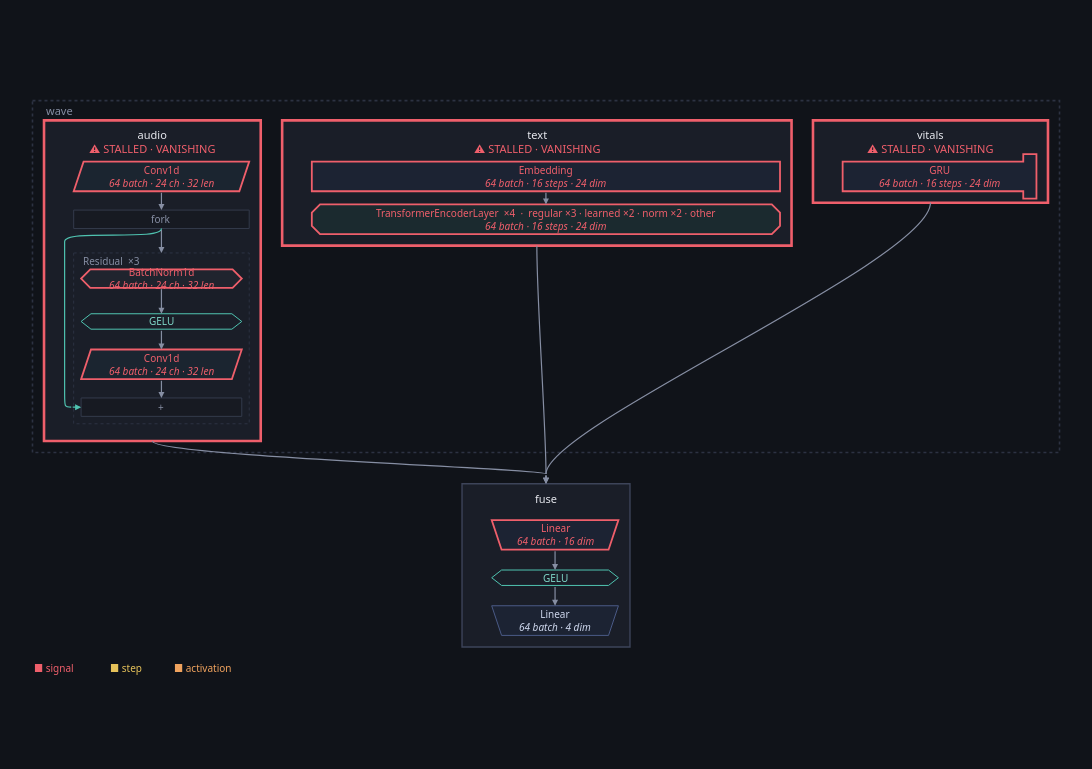

The code cell stored with this chart in its notebook:
### Markdown cell above
Not one flag: a wreck, and in several places at once. **Where** is the
question a graph of four nodes actually raises, and the graph answers it:

### Code cell
overlaid(hot, store, run="2-problem", inside=architecture(hot, ONE))

### Figure 1 — Plotly figure (JSON) as saved in the notebook; plotly's stock layout.template omitted (floating-point values rounded to 4 significant figures)
{"data": [{"hoverinfo": "text", "hovertext": ["<b>audio</b><br>class: Audio<br>device: cpu<br><br><b>VANISHING</b><br><b>STALLED</b>", "<b>text</b><br>class: Text<br>device: cpu<br><br><b>VANISHING</b><br><b>STALLED</b>", "<b>vitals</b><br>class: Vitals<br>device: cpu<br><br><b>VANISHING</b><br><b>STALLED</b>", "<b>fuse</b><br>class: Fuse<br>device: cpu"], "marker": {"opacity": 0, "size": 1}, "mode": "markers", "showlegend": false, "type": "scatter", "x": [145.5, 612.1, 1090.0, 623.2], "y": [218.5, 100.0, 74.0, 564.0]}], "layout": {"annotations": [{"align": "left", "font": {"color": "#868ea3", "family": "system-ui, -apple-system, Segoe UI, Roboto, sans-serif", "size": 11}, "showarrow": false, "text": "wave", "x": 14.0, "xanchor": "left", "y": 12.0, "yanchor": "middle"}, {"align": "center", "font": {"color": "#e7e9ef", "family": "system-ui, -apple-system, Segoe UI, Roboto, sans-serif", "size": 11}, "showarrow": false, "text": "audio<br><span style='color:#ef5f6b'>⚠ STALLED · VANISHING</span>", "x": 145.5, "xanchor": "center", "y": 49.0, "yanchor": "middle"}, {"align": "center", "font": {"color": "#ef5f6b", "family": "system-ui, -apple-system, Segoe UI, Roboto, sans-serif", "size": 10}, "showarrow": false, "text": "Conv1d<br><i>64 batch · 24 ch · 32 len</i>", "x": 156.5, "xanchor": "center", "y": 92.0, "yanchor": "middle"}, {"align": "center", "font": {"color": "#868ea3", "family": "system-ui, -apple-system, Segoe UI, Roboto, sans-serif", "size": 10}, "showarrow": false, "text": "fork", "x": 156.5, "xanchor": "center", "y": 144.0, "yanchor": "middle"}, {"align": "center", "font": {"color": "#ef5f6b", "family": "system-ui, -apple-system, Segoe UI, Roboto, sans-serif", "size": 10}, "showarrow": false, "text": "BatchNorm1d<br><i>64 batch · 24 ch · 32 len</i>", "x": 156.5, "xanchor": "center", "y": 216.0, "yanchor": "middle"}, {"align": "center", "font": {"color": "#7fd8c9", "family": "system-ui, -apple-system, Segoe UI, Roboto, sans-serif", "size": 10}, "showarrow": false, "text": "GELU", "x": 156.5, "xanchor": "center", "y": 268.0, "yanchor": "middle"}, {"align": "center", "font": {"color": "#ef5f6b", "family": "system-ui, -apple-system, Segoe UI, Roboto, sans-serif", "size": 10}, "showarrow": false, "text": "Conv1d<br><i>64 batch · 24 ch · 32 len</i>", "x": 156.5, "xanchor": "center", "y": 320.0, "yanchor": "middle"}, {"align": "center", "font": {"color": "#868ea3", "family": "system-ui, -apple-system, Segoe UI, Roboto, sans-serif", "size": 10}, "showarrow": false, "text": "+", "x": 156.5, "xanchor": "center", "y": 372.0, "yanchor": "middle"}, {"align": "left", "font": {"color": "#868ea3", "family": "system-ui, -apple-system, Segoe UI, Roboto, sans-serif", "size": 10}, "showarrow": false, "text": "Residual  ×3", "x": 59.0, "xanchor": "left", "y": 194.8, "yanchor": "middle"}, {"align": "center", "font": {"color": "#e7e9ef", "family": "system-ui, -apple-system, Segoe UI, Roboto, sans-serif", "size": 11}, "showarrow": false, "text": "text<br><span style='color:#ef5f6b'>⚠ STALLED · VANISHING</span>", "x": 612.1, "xanchor": "center", "y": 49.0, "yanchor": "middle"}, {"align": "center", "font": {"color": "#ef5f6b", "family": "system-ui, -apple-system, Segoe UI, Roboto, sans-serif", "size": 10}, "showarrow": false, "text": "Embedding<br><i>64 batch · 16 steps · 24 dim</i>", "x": 623.1, "xanchor": "center", "y": 92.0, "yanchor": "middle"}, {"align": "center", "font": {"color": "#ef5f6b", "family": "system-ui, -apple-system, Segoe UI, Roboto, sans-serif", "size": 10}, "showarrow": false, "text": "TransformerEncoderLayer  ×4  ·  regular ×3 · learned ×2 · norm ×2 · other<br><i>64 batch · 16 steps · 24 dim</i>", "x": 623.1, "xanchor": "center", "y": 144.0, "yanchor": "middle"}, {"align": "center", "font": {"color": "#e7e9ef", "family": "system-ui, -apple-system, Segoe UI, Roboto, sans-serif", "size": 11}, "showarrow": false, "text": "vitals<br><span style='color:#ef5f6b'>⚠ STALLED · VANISHING</span>", "x": 1090.0, "xanchor": "center", "y": 49.0, "yanchor": "middle"}, {"align": "center", "font": {"color": "#ef5f6b", "family": "system-ui, -apple-system, Segoe UI, Roboto, sans-serif", "size": 10}, "showarrow": false, "text": "GRU<br><i>64 batch · 16 steps · 24 dim</i>", "x": 1101.0, "xanchor": "center", "y": 92.0, "yanchor": "middle"}, {"align": "center", "font": {"color": "#e7e9ef", "family": "system-ui, -apple-system, Segoe UI, Roboto, sans-serif", "size": 11}, "showarrow": false, "text": "fuse", "x": 623.2, "xanchor": "center", "y": 482.5, "yanchor": "middle"}, {"align": "center", "font": {"color": "#ef5f6b", "family": "system-ui, -apple-system, Segoe UI, Roboto, sans-serif", "size": 10}, "showarrow": false, "text": "Linear<br><i>64 batch · 16 dim</i>", "x": 634.2, "xanchor": "center", "y": 527.0, "yanchor": "middle"}, {"align": "center", "font": {"color": "#7fd8c9", "family": "system-ui, -apple-system, Segoe UI, Roboto, sans-serif", "size": 10}, "showarrow": false, "text": "GELU", "x": 634.2, "xanchor": "center", "y": 579.0, "yanchor": "middle"}, {"align": "center", "font": {"color": "#cfd8ee", "family": "system-ui, -apple-system, Segoe UI, Roboto, sans-serif", "size": 10}, "showarrow": false, "text": "Linear<br><i>64 batch · 4 dim</i>", "x": 634.2, "xanchor": "center", "y": 631.0, "yanchor": "middle"}, {"arrowcolor": "#868ea3", "arrowhead": 2, "arrowsize": 1, "arrowwidth": 1.2, "ax": 156.5, "axref": "x", "ay": 155.2, "ayref": "y", "showarrow": true, "text": "", "x": 156.5, "xref": "x", "y": 184.8, "yref": "y"}, {"arrowcolor": "#868ea3", "arrowhead": 2, "arrowsize": 1, "arrowwidth": 1.2, "ax": 156.5, "axref": "x", "ay": 227.2, "ayref": "y", "showarrow": true, "text": "", "x": 156.5, "xref": "x", "y": 258.6, "yref": "y"}, {"arrowcolor": "#868ea3", "arrowhead": 2, "arrowsize": 1, "arrowwidth": 1.2, "ax": 156.5, "axref": "x", "ay": 277.4, "ayref": "y", "showarrow": true, "text": "", "x": 156.5, "xref": "x", "y": 302.0, "yref": "y"}, {"arrowcolor": "#4fc3b0", "arrowhead": 2, "arrowsize": 1, "arrowwidth": 1.2, "ax": 47.0, "axref": "x", "ay": 372.0, "ayref": "y", "showarrow": true, "text": "", "x": 59.0, "xref": "x", "y": 372.0, "yref": "y"}, {"arrowcolor": "#868ea3", "arrowhead": 2, "arrowsize": 1, "arrowwidth": 1.2, "ax": 156.5, "axref": "x", "ay": 338.0, "ayref": "y", "showarrow": true, "text": "", "x": 156.5, "xref": "x", "y": 360.8, "yref": "y"}, {"arrowcolor": "#868ea3", "arrowhead": 2, "arrowsize": 1, "arrowwidth": 1.2, "ax": 156.5, "axref": "x", "ay": 110.0, "ayref": "y", "showarrow": true, "text": "", "x": 156.5, "xref": "x", "y": 132.8, "yref": "y"}, {"arrowcolor": "#868ea3", "arrowhead": 2, "arrowsize": 1, "arrowwidth": 1.2, "ax": 623.1, "axref": "x", "ay": 110.0, "ayref": "y", "showarrow": true, "text": "", "x": 623.1, "xref": "x", "y": 126.0, "yref": "y"}, {"arrowcolor": "#868ea3", "arrowhead": 2, "arrowsize": 1, "arrowwidth": 1.2, "ax": 634.2, "axref": "x", "ay": 545.0, "ayref": "y", "showarrow": true, "text": "", "x": 634.2, "xref": "x", "y": 569.6, "yref": "y"}, {"arrowcolor": "#868ea3", "arrowhead": 2, "arrowsize": 1, "arrowwidth": 1.2, "ax": 634.2, "axref": "x", "ay": 588.4, "ayref": "y", "showarrow": true, "text": "", "x": 634.2, "xref": "x", "y": 613.0, "yref": "y"}, {"arrowcolor": "#868ea3", "arrowhead": 2, "arrowsize": 1, "arrowwidth": 1.2, "ax": 623.2, "axref": "x", "ay": 453.0, "ayref": "y", "showarrow": true, "text": "", "x": 623.2, "xref": "x", "y": 465.0, "yref": "y"}, {"arrowcolor": "#868ea3", "arrowhead": 2, "arrowsize": 1, "arrowwidth": 1.2, "ax": 623.2, "axref": "x", "ay": 453.0, "ayref": "y", "showarrow": true, "text": "", "x": 623.2, "xref": "x", "y": 465.0, "yref": "y"}, {"arrowcolor": "#868ea3", "arrowhead": 2, "arrowsize": 1, "arrowwidth": 1.2, "ax": 623.2, "axref": "x", "ay": 453.0, "ayref": "y", "showarrow": true, "text": "", "x": 623.2, "xref": "x", "y": 465.0, "yref": "y"}, {"align": "left", "font": {"color": "#ef5f6b", "family": "system-ui, -apple-system, Segoe UI, Roboto, sans-serif", "size": 10}, "showarrow": false, "text": "■ signal", "x": 0.0, "xanchor": "left", "y": 689.0, "yanchor": "middle"}, {"align": "left", "font": {"color": "#e6c25a", "family": "system-ui, -apple-system, Segoe UI, Roboto, sans-serif", "size": 10}, "showarrow": false, "text": "■ step", "x": 92.0, "xanchor": "left", "y": 689.0, "yanchor": "middle"}, {"align": "left", "font": {"color": "#f0a35e", "family": "system-ui, -apple-system, Segoe UI, Roboto, sans-serif", "size": 10}, "showarrow": false, "text": "■ activation", "x": 169.2, "xanchor": "left", "y": 689.0, "yanchor": "middle"}], "font": {"color": "#e7e9ef", "family": "system-ui, -apple-system, Segoe UI, Roboto, sans-serif", "size": 12}, "height": 769.0, "hoverlabel": {"align": "left", "bgcolor": "#1a1e28", "bordercolor": "#2c3242", "font": {"color": "#e7e9ef", "family": "system-ui, -apple-system, Segoe UI, Roboto, sans-serif"}}, "legend": {"bgcolor": "rgba(0,0,0,0)", "font": {"color": "#868ea3"}, "orientation": "h", "x": 1, "xanchor": "right", "y": 1.02, "yanchor": "bottom"}, "margin": {"b": 16, "l": 16, "r": 16, "t": 16}, "paper_bgcolor": "#101319", "plot_bgcolor": "#101319", "shapes": [{"fillcolor": "rgba(0,0,0,0)", "layer": "below", "line": {"color": "#2c3242", "dash": "dot", "width": 1.6}, "type": "rect", "x0": 0.0, "x1": 1246.0, "y0": 0.0, "y1": 427.0}, {"fillcolor": "#1a1e28", "layer": "below", "line": {"color": "#ef5f6b", "width": 2.6}, "type": "rect", "x0": 14.0, "x1": 277.0, "y0": 24.0, "y1": 413.0}, {"fillcolor": "#1b2530", "layer": "below", "line": {"color": "#ef5f6b", "width": 1.8}, "path": "M 62.0,74.0 L 263.0,74.0 L 251.0,110.0 L 50.0,110.0 Z", "type": "path", "xref": "x", "yref": "y"}, {"fillcolor": "#171a22", "layer": "below", "line": {"color": "#333a4b", "width": 1.0}, "path": "M 50.0,132.84 L 263.0,132.84 L 263.0,155.16 L 50.0,155.16 Z", "type": "path", "xref": "x", "yref": "y"}, {"fillcolor": "#20242e", "layer": "below", "line": {"color": "#ef5f6b", "width": 1.8}, "path": "M 70.16,204.84 L 242.84,204.84 L 254.0,216.0 L 242.84,227.16 L 70.16,227.16 L 59.0,216.0 Z", "type": "path", "xref": "x", "yref": "y"}, {"fillcolor": "rgba(0,0,0,0)", "layer": "below", "line": {"color": "#4fc3b0", "width": 1.0}, "path": "M 59.0,268.0 L 71.0,258.64 L 242.0,258.64 L 254.0,268.0 L 242.0,277.36 L 71.0,277.36 Z", "type": "path", "xref": "x", "yref": "y"}, {"fillcolor": "#1b2530", "layer": "below", "line": {"color": "#ef5f6b", "width": 1.8}, "path": "M 71.0,302.0 L 254.0,302.0 L 242.0,338.0 L 59.0,338.0 Z", "type": "path", "xref": "x", "yref": "y"}, {"fillcolor": "#171a22", "layer": "below", "line": {"color": "#333a4b", "width": 1.0}, "path": "M 59.0,360.84 L 254.0,360.84 L 254.0,383.15999999999997 L 59.0,383.15999999999997 Z", "type": "path", "xref": "x", "yref": "y"}, {"layer": "below", "line": {"color": "#2c3242", "dash": "dot", "width": 1.0}, "type": "rect", "x0": 50.0, "x1": 263.0, "y0": 184.8, "y1": 392.2}, {"fillcolor": "#1a1e28", "layer": "below", "line": {"color": "#ef5f6b", "width": 2.6}, "type": "rect", "x0": 303.0, "x1": 921.2, "y0": 24.0, "y1": 176.0}, {"fillcolor": "#1c2333", "layer": "below", "line": {"color": "#ef5f6b", "width": 1.8}, "path": "M 339.0,74.0 L 907.2,74.0 L 907.2,110.0 L 339.0,110.0 Z", "type": "path", "xref": "x", "yref": "y"}, {"fillcolor": "#1b2a2f", "layer": "below", "line": {"color": "#ef5f6b", "width": 1.8}, "path": "M 349.0,126.0 L 897.2,126.0 L 907.2,136.0 L 907.2,152.0 L 897.2,162.0 L 349.0,162.0 L 339.0,152.0 L 339.0,136.0 Z", "type": "path", "xref": "x", "yref": "y"}, {"fillcolor": "#1a1e28", "layer": "below", "line": {"color": "#ef5f6b", "width": 2.6}, "type": "rect", "x0": 947.2, "x1": 1232.0, "y0": 24.0, "y1": 124.0}, {"fillcolor": "#1c2333", "layer": "below", "line": {"color": "#ef5f6b", "width": 1.8}, "path": "M 983.2,74.0 L 1202.4,74.0 L 1202.4,65.0 L 1218.4,65.0 L 1218.4,119.0 L 1202.4,119.0 L 1202.4,110.0 L 983.2,110.0 Z", "type": "path", "xref": "x", "yref": "y"}, {"fillcolor": "#1a1e28", "layer": "below", "line": {"color": "#3d4459", "width": 1.4}, "type": "rect", "x0": 521.3, "x1": 725.1, "y0": 465.0, "y1": 663.0}, {"fillcolor": "#1c2333", "layer": "below", "line": {"color": "#ef5f6b", "width": 1.8}, "path": "M 557.3000000000001,509.0 L 711.1000000000001,509.0 L 699.1000000000001,545.0 L 569.3000000000001,545.0 Z", "type": "path", "xref": "x", "yref": "y"}, {"fillcolor": "rgba(0,0,0,0)", "layer": "below", "line": {"color": "#4fc3b0", "width": 1.0}, "path": "M 557.3000000000001,579.0 L 569.3000000000001,569.64 L 699.1000000000001,569.64 L 711.1000000000001,579.0 L 699.1000000000001,588.36 L 569.3000000000001,588.36 Z", "type": "path", "xref": "x", "yref": "y"}, {"fillcolor": "#1c2333", "layer": "below", "line": {"color": "#4a5a86", "width": 1.0}, "path": "M 557.3000000000001,613.0 L 711.1000000000001,613.0 L 699.1000000000001,649.0 L 569.3000000000001,649.0 Z", "type": "path", "xref": "x", "yref": "y"}, {"layer": "below", "line": {"color": "#4fc3b0", "width": 1.2}, "path": "M 156.5,155.16 C 156.5,171.16 39.0,155.16 39.0,171.16 L 39.0,356.0 C 39.0,372.0 39.0,372.0 47.0,372.0", "type": "path", "xref": "x", "yref": "y"}, {"layer": "below", "line": {"color": "#868ea3", "width": 1.2}, "path": "M 145.5,413.0 C 145.5,431.2 623.2,446.8 623.2,453.0", "type": "path", "xref": "x", "yref": "y"}, {"layer": "below", "line": {"color": "#868ea3", "width": 1.2}, "path": "M 612.1,176.0 C 612.1,246.0 623.2,395.0 623.2,453.0", "type": "path", "xref": "x", "yref": "y"}, {"layer": "below", "line": {"color": "#868ea3", "width": 1.2}, "path": "M 1089.8000000000002,124.0 C 1089.8000000000002,194.0 623.2,395.0 623.2,453.0", "type": "path", "xref": "x", "yref": "y"}], "width": 1326.0, "xaxis": {"range": [-20.0, 1266.0], "visible": false}, "yaxis": {"range": [709.0, -20], "scaleanchor": "x", "visible": false}}}
